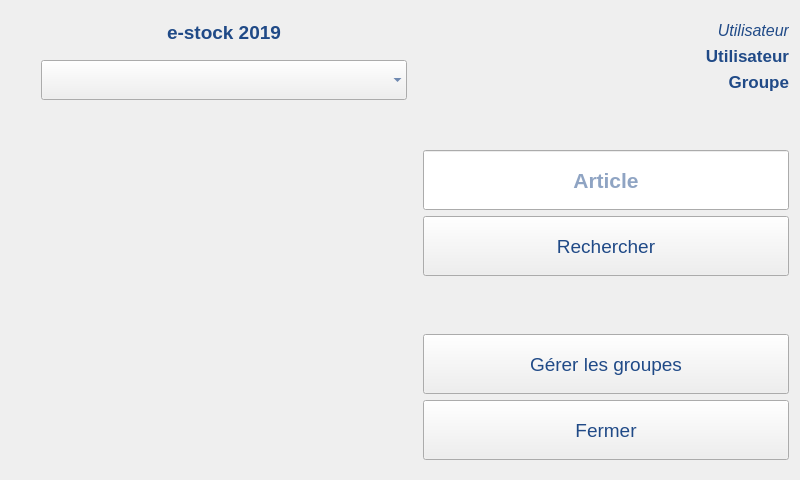
<?xml version="1.0" encoding="UTF-8"?>
<ui version="4.0">
 <class>IhmGestionArmoire</class>
 <widget class="QWidget" name="IhmGestionArmoire">
  <property name="geometry">
   <rect>
    <x>0</x>
    <y>0</y>
    <width>800</width>
    <height>480</height>
   </rect>
  </property>
  <property name="windowTitle">
   <string>e-stock 2019</string>
  </property>
  <property name="styleSheet">
   <string notr="true"/>
  </property>
  <layout class="QHBoxLayout" name="horizontalLayout_3">
   <item>
    <layout class="QHBoxLayout" name="hLayoutPrincipal">
     <item>
      <layout class="QGridLayout" name="gridLayoutArmoire">
       <property name="leftMargin">
        <number>10</number>
       </property>
       <property name="topMargin">
        <number>10</number>
       </property>
       <property name="rightMargin">
        <number>10</number>
       </property>
       <property name="bottomMargin">
        <number>10</number>
       </property>
      </layout>
     </item>
     <item>
      <layout class="QVBoxLayout" name="verticalLayoutArticle">
       <property name="spacing">
        <number>6</number>
       </property>
       <property name="sizeConstraint">
        <enum>QLayout::SetDefaultConstraint</enum>
       </property>
       <property name="leftMargin">
        <number>10</number>
       </property>
       <property name="topMargin">
        <number>10</number>
       </property>
       <property name="rightMargin">
        <number>0</number>
       </property>
       <property name="bottomMargin">
        <number>9</number>
       </property>
       <item>
        <widget class="QLabel" name="label">
         <property name="sizePolicy">
          <sizepolicy hsizetype="Minimum" vsizetype="Preferred">
           <horstretch>0</horstretch>
           <verstretch>0</verstretch>
          </sizepolicy>
         </property>
         <property name="minimumSize">
          <size>
           <width>130</width>
           <height>0</height>
          </size>
         </property>
         <property name="font">
          <font>
           <pointsize>14</pointsize>
           <weight>75</weight>
           <bold>true</bold>
          </font>
         </property>
         <property name="styleSheet">
          <string notr="true">color: rgb(32, 74, 135)</string>
         </property>
         <property name="text">
          <string>e-stock 2019</string>
         </property>
         <property name="alignment">
          <set>Qt::AlignCenter</set>
         </property>
        </widget>
       </item>
       <item>
        <spacer name="verticalSpacer_4">
         <property name="orientation">
          <enum>Qt::Vertical</enum>
         </property>
         <property name="sizeType">
          <enum>QSizePolicy::Minimum</enum>
         </property>
         <property name="sizeHint" stdset="0">
          <size>
           <width>20</width>
           <height>10</height>
          </size>
         </property>
        </spacer>
       </item>
       <item>
        <widget class="QComboBox" name="comboBoxListeArticles">
         <property name="sizePolicy">
          <sizepolicy hsizetype="Minimum" vsizetype="Preferred">
           <horstretch>0</horstretch>
           <verstretch>0</verstretch>
          </sizepolicy>
         </property>
         <property name="minimumSize">
          <size>
           <width>320</width>
           <height>40</height>
          </size>
         </property>
         <property name="maximumSize">
          <size>
           <width>377</width>
           <height>16777215</height>
          </size>
         </property>
         <property name="sizeIncrement">
          <size>
           <width>13</width>
           <height>0</height>
          </size>
         </property>
         <property name="font">
          <font>
           <family>Ubuntu</family>
           <pointsize>14</pointsize>
           <weight>50</weight>
           <italic>false</italic>
           <bold>false</bold>
          </font>
         </property>
         <property name="contextMenuPolicy">
          <enum>Qt::DefaultContextMenu</enum>
         </property>
         <property name="toolTipDuration">
          <number>0</number>
         </property>
         <property name="styleSheet">
          <string notr="true">color: rgb(32, 74, 135)</string>
         </property>
         <property name="maxVisibleItems">
          <number>10</number>
         </property>
         <property name="minimumContentsLength">
          <number>0</number>
         </property>
         <property name="iconSize">
          <size>
           <width>16</width>
           <height>16</height>
          </size>
         </property>
         <property name="frame">
          <bool>false</bool>
         </property>
         <property name="modelColumn">
          <number>0</number>
         </property>
        </widget>
       </item>
       <item>
        <spacer name="verticalSpacer_5">
         <property name="orientation">
          <enum>Qt::Vertical</enum>
         </property>
         <property name="sizeType">
          <enum>QSizePolicy::Minimum</enum>
         </property>
         <property name="sizeHint" stdset="0">
          <size>
           <width>20</width>
           <height>10</height>
          </size>
         </property>
        </spacer>
       </item>
       <item>
        <widget class="QLabel" name="labelMessageArticle">
         <property name="enabled">
          <bool>true</bool>
         </property>
         <property name="sizePolicy">
          <sizepolicy hsizetype="Preferred" vsizetype="Preferred">
           <horstretch>0</horstretch>
           <verstretch>0</verstretch>
          </sizepolicy>
         </property>
         <property name="maximumSize">
          <size>
           <width>16777215</width>
           <height>16777215</height>
          </size>
         </property>
         <property name="sizeIncrement">
          <size>
           <width>0</width>
           <height>0</height>
          </size>
         </property>
         <property name="baseSize">
          <size>
           <width>0</width>
           <height>0</height>
          </size>
         </property>
         <property name="font">
          <font>
           <family>Ubuntu</family>
           <pointsize>14</pointsize>
           <weight>75</weight>
           <italic>false</italic>
           <bold>true</bold>
          </font>
         </property>
         <property name="styleSheet">
          <string notr="true">color: rgb(32, 74, 135)</string>
         </property>
         <property name="text">
          <string/>
         </property>
        </widget>
       </item>
       <item>
        <widget class="QLabel" name="labelMessageNumeroCasier">
         <property name="sizePolicy">
          <sizepolicy hsizetype="Preferred" vsizetype="Preferred">
           <horstretch>0</horstretch>
           <verstretch>0</verstretch>
          </sizepolicy>
         </property>
         <property name="font">
          <font>
           <family>Ubuntu</family>
           <pointsize>14</pointsize>
           <weight>75</weight>
           <italic>false</italic>
           <bold>true</bold>
          </font>
         </property>
         <property name="layoutDirection">
          <enum>Qt::LeftToRight</enum>
         </property>
         <property name="autoFillBackground">
          <bool>false</bool>
         </property>
         <property name="styleSheet">
          <string notr="true">color: rgb(32, 74, 135)</string>
         </property>
         <property name="text">
          <string/>
         </property>
        </widget>
       </item>
       <item>
        <spacer name="verticalSpacer_3">
         <property name="orientation">
          <enum>Qt::Vertical</enum>
         </property>
         <property name="sizeHint" stdset="0">
          <size>
           <width>20</width>
           <height>40</height>
          </size>
         </property>
        </spacer>
       </item>
      </layout>
     </item>
     <item>
      <layout class="QVBoxLayout" name="vLayoutBoutons">
       <property name="leftMargin">
        <number>10</number>
       </property>
       <property name="topMargin">
        <number>10</number>
       </property>
       <property name="rightMargin">
        <number>0</number>
       </property>
       <property name="bottomMargin">
        <number>9</number>
       </property>
       <item>
        <widget class="QLabel" name="label_2">
         <property name="sizePolicy">
          <sizepolicy hsizetype="Minimum" vsizetype="Preferred">
           <horstretch>0</horstretch>
           <verstretch>0</verstretch>
          </sizepolicy>
         </property>
         <property name="minimumSize">
          <size>
           <width>100</width>
           <height>0</height>
          </size>
         </property>
         <property name="font">
          <font>
           <pointsize>12</pointsize>
           <weight>50</weight>
           <italic>true</italic>
           <bold>false</bold>
          </font>
         </property>
         <property name="styleSheet">
          <string notr="true">color: rgb(32, 74, 135)</string>
         </property>
         <property name="text">
          <string>Utilisateur</string>
         </property>
         <property name="alignment">
          <set>Qt::AlignRight|Qt::AlignTrailing|Qt::AlignVCenter</set>
         </property>
        </widget>
       </item>
       <item>
        <widget class="QLabel" name="labelUtilisateur">
         <property name="sizePolicy">
          <sizepolicy hsizetype="Minimum" vsizetype="Preferred">
           <horstretch>0</horstretch>
           <verstretch>0</verstretch>
          </sizepolicy>
         </property>
         <property name="minimumSize">
          <size>
           <width>100</width>
           <height>0</height>
          </size>
         </property>
         <property name="font">
          <font>
           <pointsize>13</pointsize>
           <weight>75</weight>
           <bold>true</bold>
          </font>
         </property>
         <property name="styleSheet">
          <string notr="true">color: rgb(32, 74, 135)</string>
         </property>
         <property name="text">
          <string>Utilisateur</string>
         </property>
         <property name="alignment">
          <set>Qt::AlignRight|Qt::AlignTrailing|Qt::AlignVCenter</set>
         </property>
        </widget>
       </item>
       <item>
        <widget class="QLabel" name="labelGroupe">
         <property name="sizePolicy">
          <sizepolicy hsizetype="Minimum" vsizetype="Preferred">
           <horstretch>0</horstretch>
           <verstretch>0</verstretch>
          </sizepolicy>
         </property>
         <property name="minimumSize">
          <size>
           <width>100</width>
           <height>0</height>
          </size>
         </property>
         <property name="font">
          <font>
           <pointsize>13</pointsize>
           <weight>75</weight>
           <bold>true</bold>
          </font>
         </property>
         <property name="styleSheet">
          <string notr="true">color: rgb(32, 74, 135)</string>
         </property>
         <property name="text">
          <string>Groupe</string>
         </property>
         <property name="alignment">
          <set>Qt::AlignRight|Qt::AlignTrailing|Qt::AlignVCenter</set>
         </property>
        </widget>
       </item>
       <item>
        <spacer name="verticalSpacer_2">
         <property name="orientation">
          <enum>Qt::Vertical</enum>
         </property>
         <property name="sizeHint" stdset="0">
          <size>
           <width>20</width>
           <height>40</height>
          </size>
         </property>
        </spacer>
       </item>
       <item>
        <widget class="QLineEdit" name="lineEditRechercheArticle">
         <property name="sizePolicy">
          <sizepolicy hsizetype="Minimum" vsizetype="Fixed">
           <horstretch>0</horstretch>
           <verstretch>0</verstretch>
          </sizepolicy>
         </property>
         <property name="minimumSize">
          <size>
           <width>100</width>
           <height>60</height>
          </size>
         </property>
         <property name="font">
          <font>
           <pointsize>16</pointsize>
           <weight>75</weight>
           <bold>true</bold>
          </font>
         </property>
         <property name="styleSheet">
          <string notr="true">color: rgb(32, 74, 135)</string>
         </property>
         <property name="alignment">
          <set>Qt::AlignCenter</set>
         </property>
         <property name="placeholderText">
          <string>Article</string>
         </property>
        </widget>
       </item>
       <item>
        <widget class="QPushButton" name="boutonRechercheArticle">
         <property name="sizePolicy">
          <sizepolicy hsizetype="Minimum" vsizetype="Fixed">
           <horstretch>0</horstretch>
           <verstretch>0</verstretch>
          </sizepolicy>
         </property>
         <property name="minimumSize">
          <size>
           <width>100</width>
           <height>60</height>
          </size>
         </property>
         <property name="font">
          <font>
           <pointsize>14</pointsize>
          </font>
         </property>
         <property name="styleSheet">
          <string notr="true">color: rgb(32, 74, 135)</string>
         </property>
         <property name="text">
          <string>Rechercher</string>
         </property>
        </widget>
       </item>
       <item>
        <spacer name="verticalSpacer">
         <property name="orientation">
          <enum>Qt::Vertical</enum>
         </property>
         <property name="sizeHint" stdset="0">
          <size>
           <width>20</width>
           <height>40</height>
          </size>
         </property>
        </spacer>
       </item>
       <item>
        <widget class="QPushButton" name="boutonGestionGroupe">
         <property name="minimumSize">
          <size>
           <width>100</width>
           <height>60</height>
          </size>
         </property>
         <property name="font">
          <font>
           <pointsize>14</pointsize>
          </font>
         </property>
         <property name="styleSheet">
          <string notr="true">color: rgb(32, 74, 135)</string>
         </property>
         <property name="text">
          <string>Gérer les groupes</string>
         </property>
        </widget>
       </item>
       <item>
        <widget class="QPushButton" name="boutonFermeture">
         <property name="minimumSize">
          <size>
           <width>100</width>
           <height>60</height>
          </size>
         </property>
         <property name="font">
          <font>
           <pointsize>14</pointsize>
          </font>
         </property>
         <property name="styleSheet">
          <string notr="true">color: rgb(32, 74, 135)</string>
         </property>
         <property name="text">
          <string>Fermer</string>
         </property>
        </widget>
       </item>
      </layout>
     </item>
    </layout>
   </item>
  </layout>
 </widget>
 <resources/>
 <connections/>
</ui>
